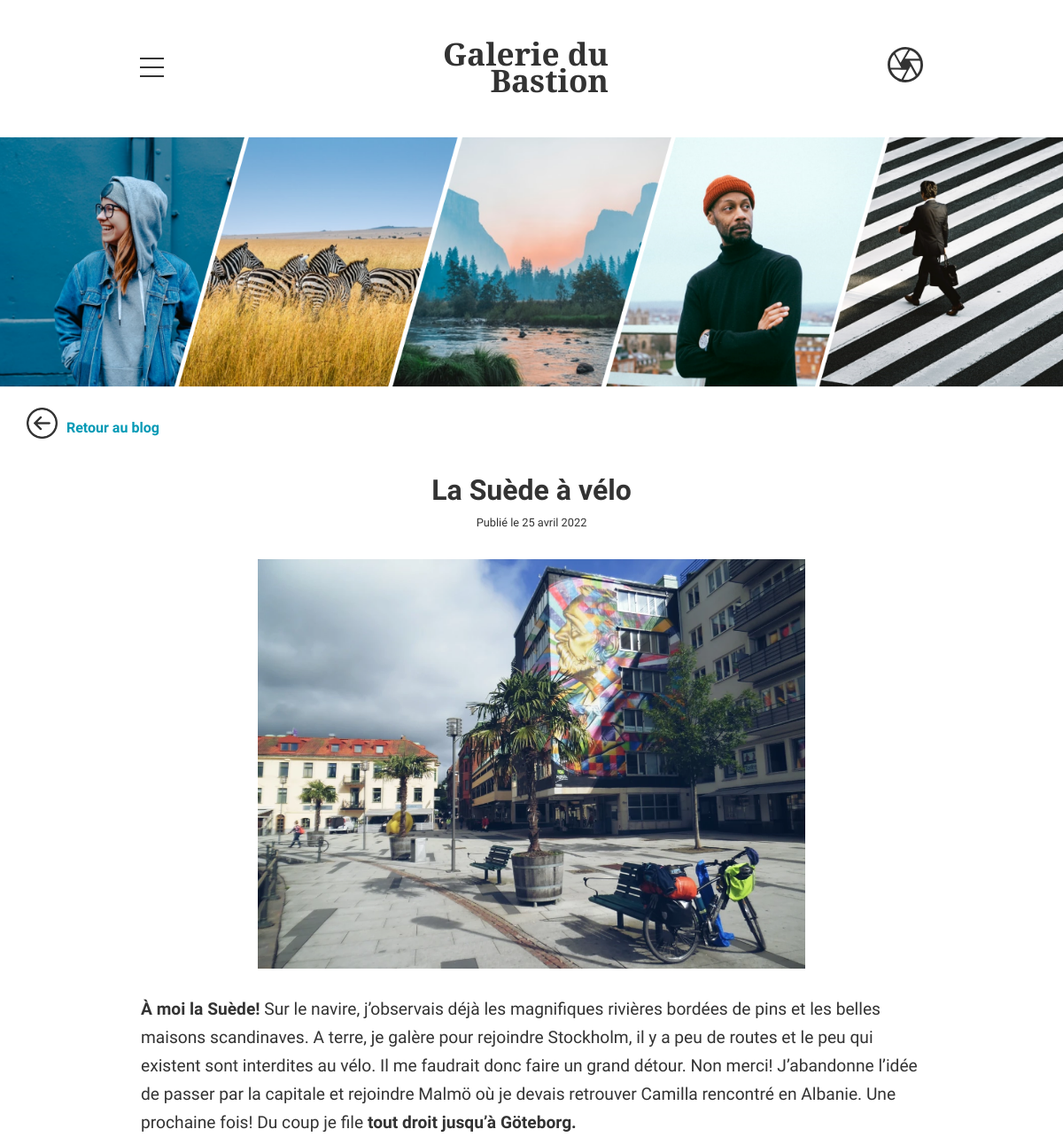
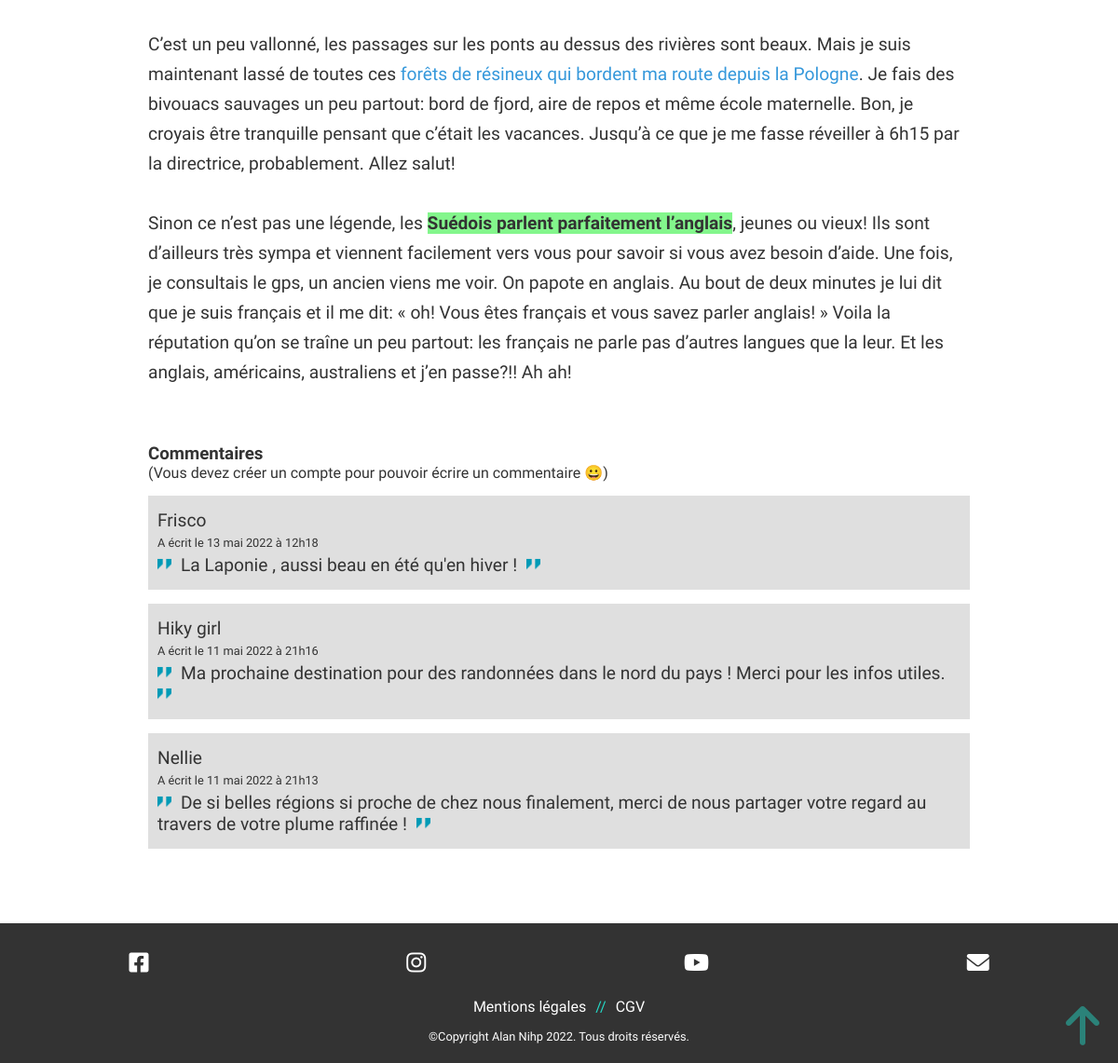
Screenshot of /index.php?action=oneArticle&id=26 with the database file from the repository (2 pictures, top to bottom).
### tables this page shows
CREATE TABLE IF NOT EXISTS `blogposts` (
  `id` int(10) unsigned NOT NULL AUTO_INCREMENT,
  `title` varchar(100) NOT NULL,
  `picture` varchar(255) NOT NULL,
  `content` varchar(10000) NOT NULL,
  `category` varchar(50) NOT NULL,
  `alt` varchar(500) NOT NULL,
  `created_at` timestamp NOT NULL DEFAULT CURRENT_TIMESTAMP ON UPDATE CURRENT_TIMESTAMP,
  PRIMARY KEY (`id`)
);

CREATE TABLE IF NOT EXISTS `comments` (
  `id` int(11) unsigned NOT NULL AUTO_INCREMENT,
  `blogpost_id` int(11) unsigned NOT NULL,
  `user_id` int(11) unsigned NOT NULL,
  `content` text NOT NULL,
  `created_at` timestamp NOT NULL DEFAULT CURRENT_TIMESTAMP,
  PRIMARY KEY (`id`),
  KEY `FK_comments_blogposts` (`blogpost_id`),
  KEY `FK_comments_users` (`user_id`),
  CONSTRAINT `FK_comments_blogposts` FOREIGN KEY (`blogpost_id`) REFERENCES `blogposts` (`id`) ON DELETE CASCADE ON UPDATE CASCADE,
  CONSTRAINT `FK_comments_users` FOREIGN KEY (`user_id`) REFERENCES `users` (`id`) ON DELETE CASCADE ON UPDATE CASCADE
);

CREATE TABLE IF NOT EXISTS `users` (
  `id` int(11) unsigned NOT NULL AUTO_INCREMENT,
  `firstname` varchar(50) NOT NULL,
  `lastname` varchar(50) NOT NULL,
  `pseudo` varchar(50) NOT NULL,
  `mdp` varchar(255) NOT NULL,
  `confirm_mdp` varchar(255) NOT NULL,
  `email` varchar(50) NOT NULL,
  `created_at` timestamp NOT NULL DEFAULT CURRENT_TIMESTAMP,
  PRIMARY KEY (`id`),
  UNIQUE KEY `email` (`email`)
);

### app/Controllers/Controller.php (called while the page is built, shortened)
<?php
class Controller
{
    public function view($viewname, $datas = null)
    {
        include('app/Views/Front/' . $viewname . '.php');
    }
    }

### app/Controllers/FrontController.php (called while the page is built, shortened)
<?php
class FrontController extends Controller
{
    function oneArticle($id)
    {
        $article = new \Projet\Models\FrontModel();
        $oneArticle = $article->getArticle($id);
        $result = $oneArticle->fetch();
        $resPath = "/app/public/Administration/img/";
        $data=
        [
            "result" => $result,
            "resPath" => $resPath
        ];
        $result2 = $article->getComments($id);
        $comments = $result2->fetchAll();
        $datas = array_merge($data, $comments);
        return $this->view('blogArticle', $datas);
    }
}

### app/Models/FrontModel.php (called while the page is built, shortened)
<?php
class FrontModel extends Manager
{
    public function getArticle($id)
    {
        $db = $this->dbConnect();
        $req = $db->prepare('SELECT id, title, picture, content, category, alt,  DATE_FORMAT(created_at, "%d %M %Y") AS created_at FROM blogposts WHERE id = ?');
        $req->execute(array($id));
        return $req;
    }
    public function getComments($id)
    {
        $db = $this->dbConnect();
        $req = $db->prepare('SELECT pseudo, comments.content, DATE_FORMAT(comments.created_at, "%d %M %Y à %Hh%i") AS created_at  FROM comments INNER JOIN users ON comments.user_id=users.id WHERE blogpost_id=? ORDER BY created_at DESC');
        $req->execute(array($id));
        return $req;
    }
}

### app/views/Front/blogArticle.php (the view, shortened to what this page needs)
<?php include ('header.php'); ?>
<main class="forms" id="oneArticlePage">
    <div class="backBtn"><a href="index.php?action=blog" title="retour au blog"><img src="/app/public/Administration/img/back-button.png"
                alt="bouton de retour en arrière">Retour au blog</a></div>
    <article class="myArticle">
        <h1><?=$datas['result']['title'] ?></h1>
        <p class="createdAt">Publié le <?=$datas['result']['created_at'] ?></p>
        <img src="<?= $datas["resPath"] . $datas['result']['picture'] ?>" alt="<?= $datas['result']['alt'] ?>">
        <p class="articleContent"><?=$datas['result']['content'] ?></p>
    </article>
    <section class="comments">
        <h3>Commentaires</h3>
        <?php if(!isset($_SESSION['id'])){?>
           <p id="infoComm">(Vous devez créer un compte pour pouvoir écrire un commentaire 😀)</p>
        <?php }?>
        <?php foreach ($datas as $comment) {?>
        <?php if(isset($comment['pseudo'])){?>
            <div class="oneComment">
                <p id="comName"><?= $comment['pseudo']?></p>
                <p id="comDate">A écrit le <?= $comment['created_at']?></p>
                <p id="comCom"><img src="/app/public/Front/image/straight-quotes.png" alt="guillemets de citation"><span><?= $comment['content']?></span><img src="/app/public/Front/image/straight-quotes.png" alt="guillemets de citation"></p>
            </div>
        <?php }; }  ?>
    </section>
</main>
<?php include ('footer.php'); ?>

### app/public/Front/css/style.css (style rules this page uses)
:root { --light: #fff; --dark: #333; --red: #DB2437; --blue: #24DBC8; }
* { margin: 0; padding: 0; box-sizing: border-box; font-family: 'Sora', sans-serif; color: #333; scroll-behavior: smooth; }
main { padding: 20px 0; }
a { text-decoration: none; list-style-type: none; }
h1 { font-size: 1.5rem; margin-bottom: 20px; }
.forms { width: 95%; margin: 0 auto; }
.forms a { color: rgb(0, 153, 181); font-weight: 800; }
.forms p { font-size: 1.2rem; }
.forms .createdAt, .forms .category { font-size: 0.8rem; }
.forms .createdAt { margin-top: 10px; }
.myArticle { margin-top: 30px; }
.myArticle h1 { margin-bottom: 5px; }
.myArticle p { width: 100%; font-size: 1.2rem; }
.myArticle img { width: 100%; margin: 10px 0; }
.myArticle { display: flex; flex-wrap: wrap; }
#oneArticlePage .myArticle h1 { font-size: 2rem; }
#oneArticlePage .myArticle .articleContent { margin-top: 20px; }
#oneArticlePage .backBtn { margin-top: -5px; }
#oneArticlePage .backBtn img { width: 35px; margin-right: 10px; margin-bottom: -7px; }
#oneArticlePage section { margin: 20px 0 10px; }
#oneArticlePage .oneComment { background-color: rgb(223, 223, 223); margin: 15px 0; padding: 10px; }
#oneArticlePage .oneComment img { width: 15px; }
#oneArticlePage .oneComment p { margin: 5px 0; }
#oneArticlePage .oneComment #comDate { font-size: 0.8rem; }
#oneArticlePage .oneComment #comCom span { margin: 0 10px; }
#infoComm { font-size: 1rem; }
@media all and (min-width:992px) { .myArticle { width: 80%; margin: 30px auto; display: flex; flex-direction: row; justify-content: center; align-items: center; background-color: rgb(223, 223, 223); border-radius: 15px; padding:15px; } }
@media all and (min-width:992px) { .myArticle .createdAt { text-align: center; margin: 0 0 15px } }
@media all and (min-width:992px) { .myArticle img { width: 30%; height: 15vw; object-fit: cover; border-radius: 10px; } }
@media all and (min-width:992px) { #oneArticlePage img { width: 70%; height: 100%; border-radius: 0; } }
@media all and (min-width:992px) { #oneArticlePage .myArticle { background-color: var(--light); line-height: 2rem; } }
@media all and (min-width:992px) { #oneArticlePage .comments { width: 80%; margin: 30px auto; padding: 15px; } }

### rows the page displays
blogposts: title "La Suède à vélo", picture (picture), content "À moi la Suède! Sur le navire, j’observais déjà les magnifiques rivières bordées de pins et les belles maisons scandinaves. A terre, je galère pour rejoindre Stockholm, il y a peu de routes et le peu qui existent sont interdites au vélo. Il me faudrait donc faire un grand détour. Non merci! J’abandonne l’idée de passer par la capitale et rejoindre Malmö où je devais retrouver Camilla rencontré en Albanie. Une prochaine fois! Du coup je file tout droit jusqu’à Göteborg. C’est un peu vallonné, les passages sur les ponts au dessus des rivières sont beaux. Mais je suis maintenant lassé de toutes ces forêts de résineux qui bordent ma route depuis la Pologne . Je fais des bivouacs sauvages un peu…"
comments: user.pseudo "Frisco", created_at "13 mai 2022 à 12h18", content "La Laponie , aussi beau en été qu'en hiver !"
comments: user.pseudo "Hiky girl", created_at "11 mai 2022 à 21h16", content "Ma prochaine destination pour des randonnées dans le nord du pays ! Merci pour les infos utiles."
comments: user.pseudo "Nellie", created_at "11 mai 2022 à 21h13", content "De si belles régions si proche de chez nous finalement, merci de nous partager votre regard au travers de votre plume raffinée !"

### other values shown
$datas['result']['created_at'] "25 avril 2022"
